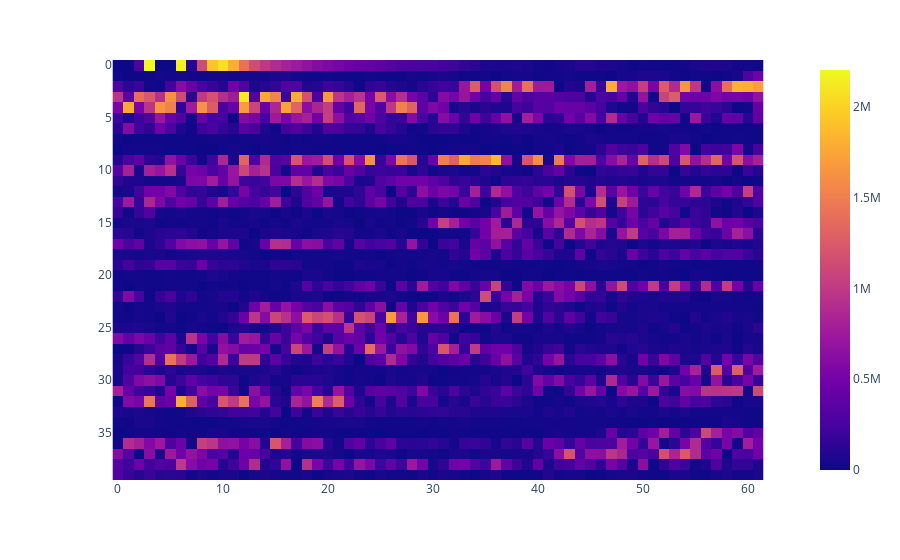

Write notebook code for a chart like this one.
### Markdown cell above
Сгладим значения в начале, т.к. там есть максимумы, которые больше нигде не достигаются в сигнале. Если их оставить то желтым цветом будут помечены значения в начале, а все остальные будут иметь приблизительно равные цвета.

### Code cell
for i in arrs:
    for j in range(len(i)):
        if i[j] > 3.7e6:
            i[j] = 0

import plotly.express as px
print([max(i) for i in arrs])
plot_arr = np.array(arrs[:-1], dtype=float)
fig = px.imshow(plot_arr)
fig.show()

### Figure 1 — Plotly figure (JSON) as saved in the notebook; plotly's stock layout.template omitted (floating-point values rounded to 4 significant figures; data arrays with more than 128 entries replaced by an {"elided": "..."} marker saying what was removed)
{"data": [{"coloraxis": "coloraxis", "hovertemplate": "x: %{x}<br>y: %{y}<br>color: %{z}<extra></extra>", "name": "0", "type": "heatmap", "xaxis": "x", "yaxis": "y", "z": {"elided": "40x62 float values"}}], "layout": {"coloraxis": {"colorscale": [[0, "#0d0887"], [0.1111, "#46039f"], [0.2222, "#7201a8"], [0.3333, "#9c179e"], [0.4444, "#bd3786"], [0.5556, "#d8576b"], [0.6667, "#ed7953"], [0.7778, "#fb9f3a"], [0.8889, "#fdca26"], [1, "#f0f921"]]}, "margin": {"t": 60}, "xaxis": {"anchor": "y", "constrain": "domain", "domain": [0, 1], "scaleanchor": "y"}, "yaxis": {"anchor": "x", "autorange": "reversed", "constrain": "domain", "domain": [0, 1]}}}
